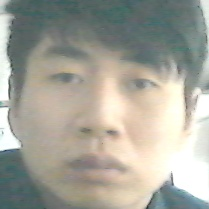
#> input picture train/s1/0.jpg, 209 x 209 px, found by its file name
$ python pac_face.py   (older library calls are emulated)
#> lines starting #> are read from the running program, lines starting #| are printed output that depends on the picture
import numpy as np
from sklearn.decomposition import PCA
from sklearn.svm import SVC
from sklearn.neighbors import KNeighborsClassifier
import cv2
from PIL import Image

IMAGE_SIZE = 224

def LoadData(): #载入训练数据集
    data = []
    label = []
    num = 100
    path_cwd = "./train"
    for j in range(1, 3):
        for number in range(num):
            path = path_cwd + "\\s" + str(j) + "\\" + str(number) + ".jpg"
            image = Image.open(path).convert('L')
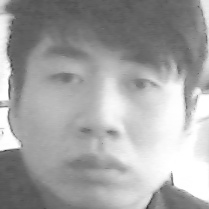
#> image: PIL image 209x209 L; min 46, max 255, mean 163.1
            image = image.resize((IMAGE_SIZE, IMAGE_SIZE), Image.ANTIALIAS)
#> image: PIL image 224x224 L
            img = np.reshape(image, (1, IMAGE_SIZE*IMAGE_SIZE))
            data.extend(img)
        label.extend(np.ones(num, dtype=np.int) * j)
    data = np.reshape(data, (num*j, IMAGE_SIZE*IMAGE_SIZE))
    return np.matrix(data), np.matrix(label).T       #返回数据和标签


def svm(trainDataSimplified, trainLabel, testDataSimplified):
    clf3 = SVC(C=2.0)  # C为分类数目
    clf3.fit(trainDataSimplified, trainLabel)
    return clf3.predict(testDataSimplified)

def knn(neighbor, traindata, trainlabel, testdata):
    neigh = KNeighborsClassifier(n_neighbors=neighbor)
    neigh.fit(traindata, trainlabel)
    return neigh.predict(testdata)

if __name__ == '__main__':

#> (the run stopped early here; a loop or call above may not have finished)
